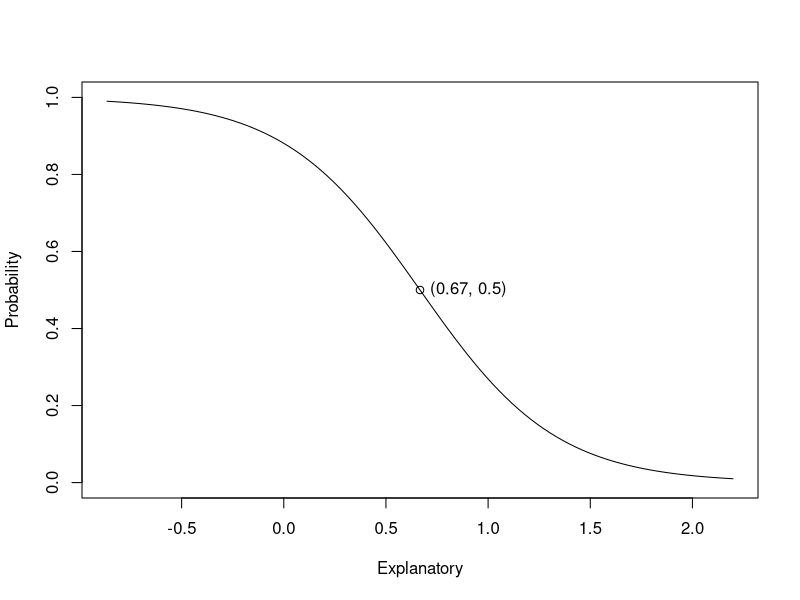
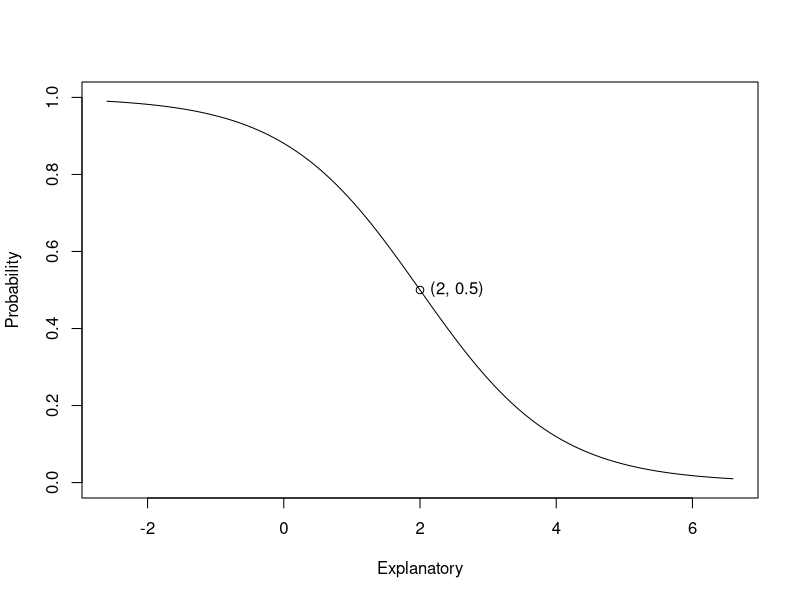
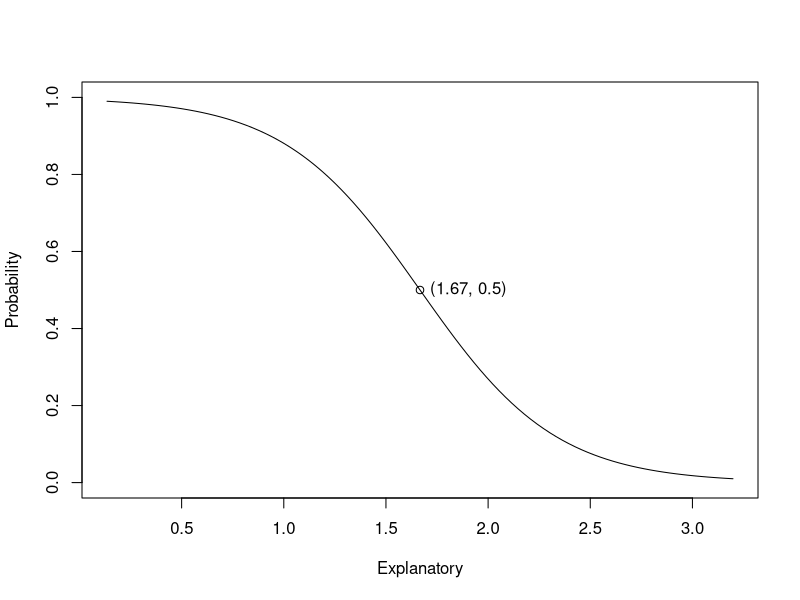
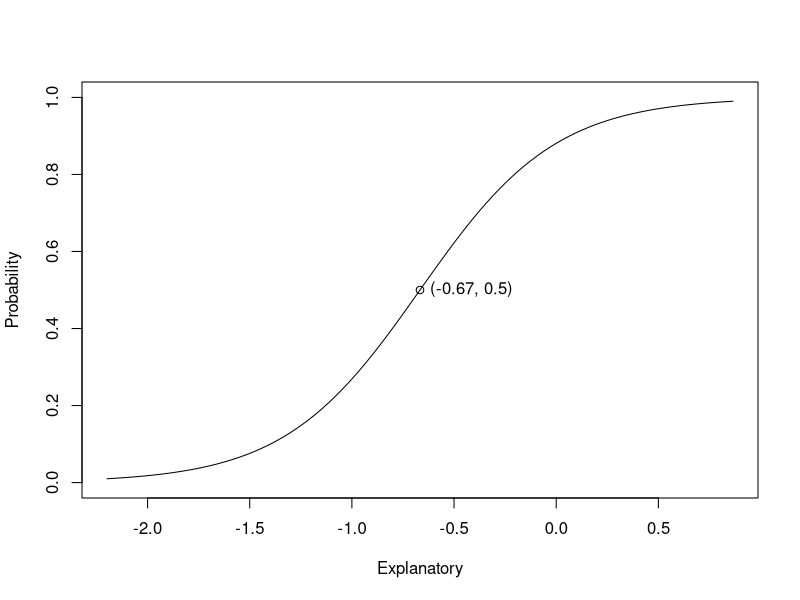
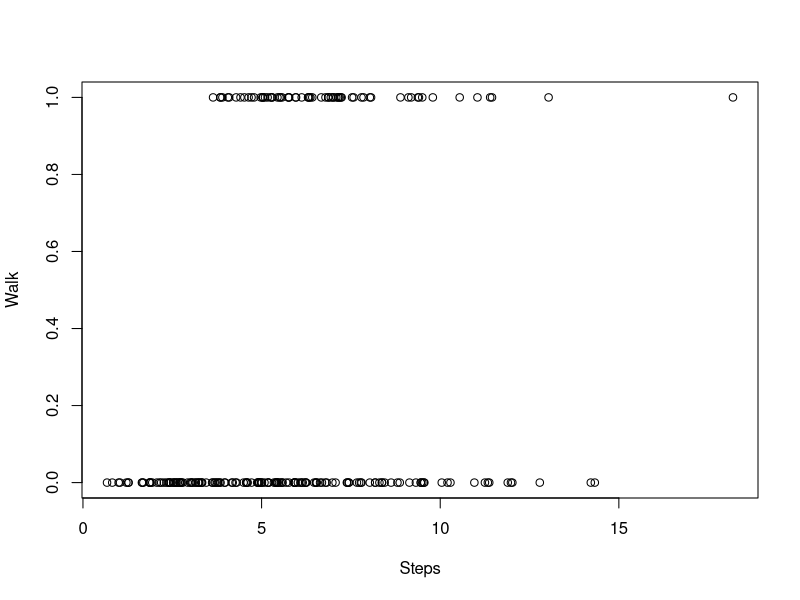
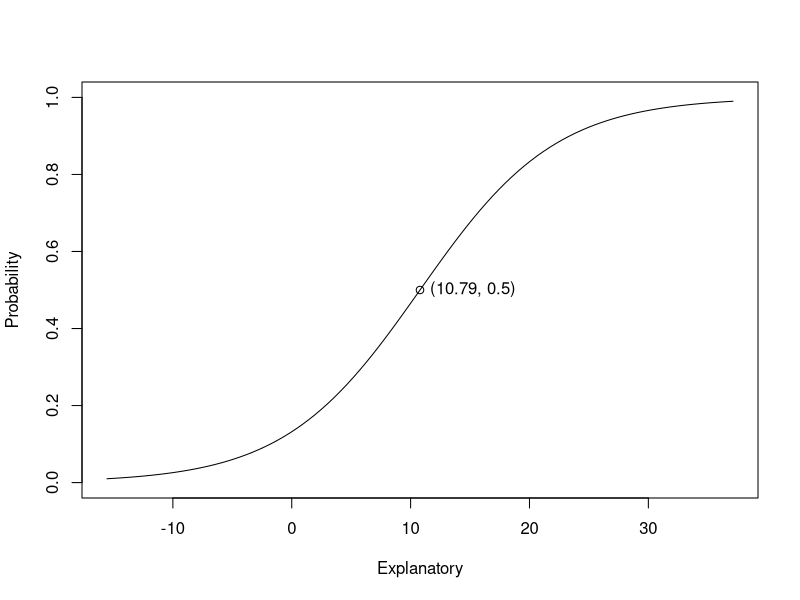
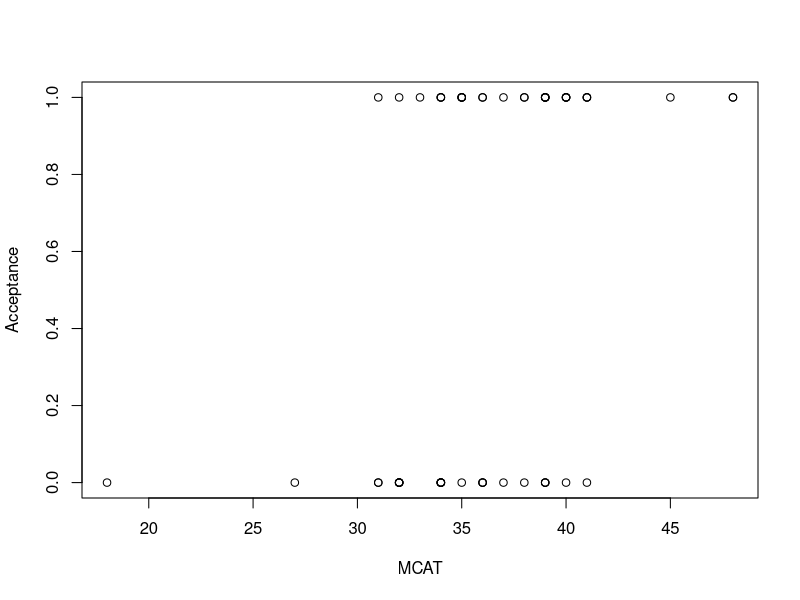
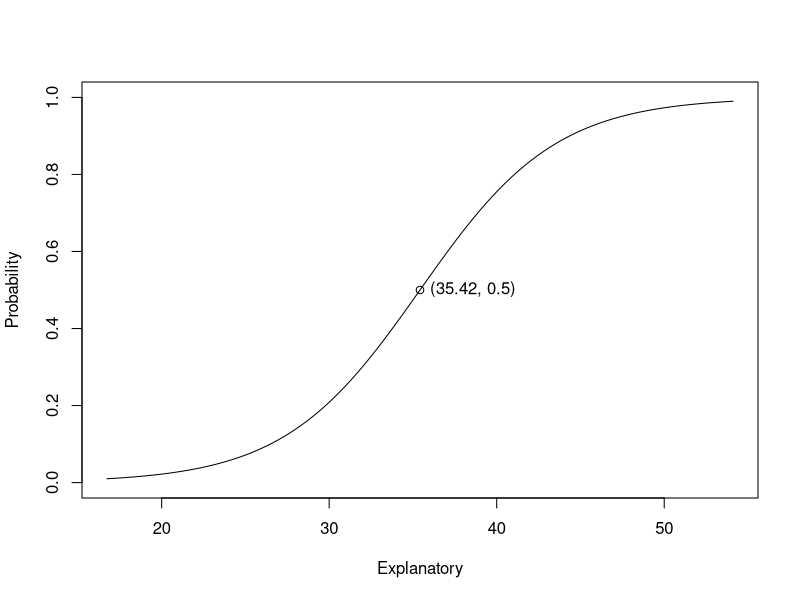

Recreate these plots in R, in order.
## ---- chunk 1
toodds <- function(p) {
  return(p/(1-p))
}
toprob <- function(o) {
  return(o/(o+1))
}
## ---- chunk 2
toprobmodel <- function(b0, b1) {
  return(function(x) {
    return(exp(b0 + b1 * x)/(1 + exp(b0 + b1 * x)))
  })
}
plotprobmodelfromlogodds <- function(b0, b1, x = c((log(99)-b0)/b1, (-log(99)-b0)/b1), y = c(0, 1), numpoints = 100) {
  x <- x[order(x)]
  plot(0, 0, type = "n", xlab = "Explanatory", ylab = "Probability", xlim=x, ylim = y)
  expls <- as.numeric(0)
  resps <- as.numeric(0)
  for(i in 1:numpoints){
    expl <- (x[length(x)] - x[1]) * (i-1)/(numpoints-1) + x[1]
    resp <- toprobmodel(b0, b1)(expl)
    expls[i] <- expl
    resps[i] <- resp
  }
  points(-b0/b1, 0.5)
  text(-b0/b1, 0.5, paste0("(",round(-b0/b1, 2), ", ", 0.5,")"), pos = 4)
  lines(expls, resps)
}
plotprobmodelfromlogodds(2, -3)
## ---- chunk 3
plotprobmodelfromlogodds(2, -1)
## ---- chunk 4
plotprobmodelfromlogodds(5, -3)
## ---- chunk 5
plotprobmodelfromlogodds(2, 3)
## ---- chunk 6
newslope <- -0.566 * 3
## ---- chunk 7
getoddsmodel <- function(b0, b1) {
  return(function(x) {
      return(exp(b0 + b1 * x))
  })
}
model <- getoddsmodel(-2.086, 0.5117)
## ---- chunk 8
setwd("C:/Users/aidan/IdeaProjects/DataScience/data")
knitr::opts_knit$set(root.dir = "C:/Users/aidan/IdeaProjects/DataScience/data")
dogs.df <- read.csv("WalkTheDogs.csv", header = T, stringsAsFactors = T)
attach(dogs.df)
plot(Walk ~ Steps)
log.lm <- glm(Walk ~ Steps, family = binomial)
summary(log.lm)
inter <- coefficients(summary(log.lm))[[1]]
slope <- coefficients(summary(log.lm))[[2]]
plotprobmodelfromlogodds(inter, slope)
detach(dogs.df)
## ---- chunk 9
med.df <- read.csv("MedGPA.csv", header = T, stringsAsFactors = T)
attach(med.df)
plot(Acceptance ~ MCAT)
log.lm <- glm(Acceptance ~ MCAT, family = binomial)
summary(log.lm)
inter <- coefficients(summary(log.lm))[[1]]
slope <- coefficients(summary(log.lm))[[2]]
plotprobmodelfromlogodds(inter, slope)
detach(med.df)
